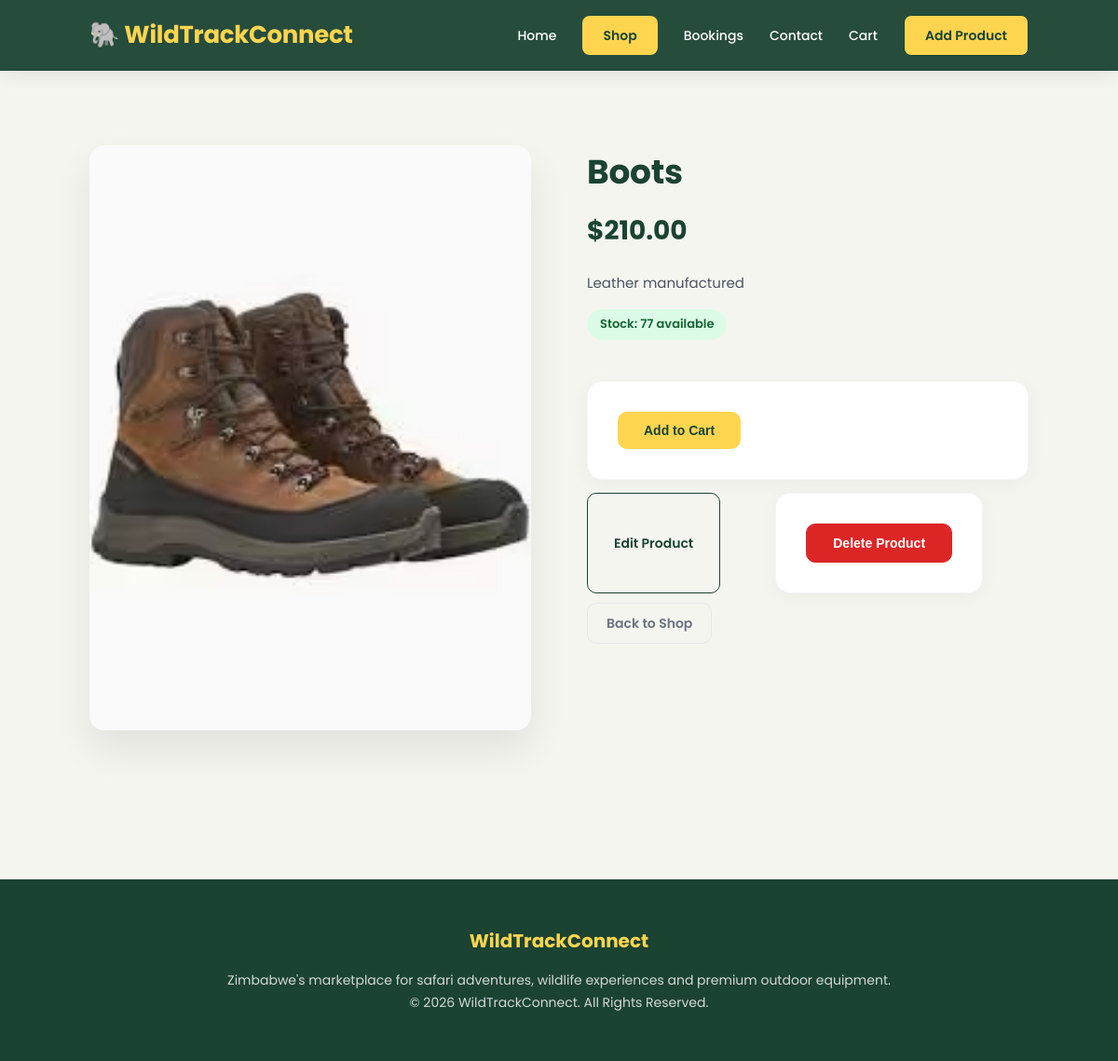
Screenshot of /products/14/ with the database file from the repository.
### store/models.py (models this page shows, shortened)
class Product(models.Model):
    CATEGORY_CHOICES = [
        ('accommodation', 'Safari Accommodation'),
        ('game_drives', 'Game Drives'),
        ('camping', 'Camping Equipment'),
        ('photography', 'Photography Equipment'),
        ('hunting', 'Hunting Equipment'),
        ('drones', 'Monitoring Drones'),
    ]
    name = models.CharField(max_length=255)
    description = models.TextField(blank=True)
    price = models.DecimalField(max_digits=10, decimal_places=2)
    stock = models.PositiveIntegerField(default=0)
    image = models.ImageField(upload_to='products/', blank=True, null=True)
    category = models.CharField(max_length=50, choices=CATEGORY_CHOICES, blank=True)

### store/views.py (the view)
# urls.py: path('products/<int:product_id>/', views.product_detail, name='product_detail'),
def product_detail(request, product_id):
    product = get_object_or_404(Product, id=product_id)
    return render(request, 'store/product_detail.html', {'product': product})

### store/templates/store/product_detail.html (shortened to what this page needs)
{% extends 'store/base.html' %}
{% load static %}
{% block content %}
<div class="product-details">
    {% if product.image %}
        <img src="{{ product.image.url }}" alt="{{ product.name }}">
    {% else %}
        <img src="{% static 'img/placeholder.svg' %}" alt="{{ product.name }}">
    {% endif %}
    <div class="product-info">
        <h1>{{ product.name }}</h1>
        <div class="price">${{ product.price }}</div>
        <p>{{ product.description }}</p>
        <span class="stock">Stock: {{ product.stock }} available</span>
        <form method="post" action="{% url 'add_to_cart' product.id %}" style="margin-top:20px;">
            <button type="submit" class="btn">Add to Cart</button>
        </form>
        <div style="display:flex; gap:10px; margin-top:14px; flex-wrap:wrap;">
            <a href="{% url 'edit_product' product.id %}" class="btn secondary">Edit Product</a>
            <form method="post" action="{% url 'delete_product' product.id %}" onsubmit="return confirm('Are you sure you want to delete this product?');">
                <button type="submit" class="btn danger">Delete Product</button>
            </form>
            <a href="{% url 'products' %}" class="btn ghost">Back to Shop</a>
        </div>
    </div>
</div>
{% endblock %}

### store/static/css/style.css (style rules this page uses)
* { margin:0; padding:0; box-sizing:border-box; }
html { scroll-behavior:smooth; }
body { font-family:'Poppins',sans-serif; background:#f5f5f0; color:#333; line-height:1.6; }
a { text-decoration:none; }
.btn { display:inline-flex; align-items:center; justify-content:center; background:#FFD54F; color:#1b4332; padding:12px 28px; border-radius:10px; font-weight:600; transition:all 0.2s ease; font-size:14px; border:none; cursor:pointer; text-decoration:none; gap:8px; }
.secondary { background:transparent; color:#1b4332; border:1.5px solid #1b4332; }
.danger { background:#dc2626; color:white; border:1.5px solid #dc2626; }
.ghost { background:transparent; color:#6b7280; border:1.5px solid #e5e7eb; padding:10px 20px; }
.product-details { display:grid; grid-template-columns:1fr 1fr; gap:60px; padding:80px 8%; max-width:1200px; margin:0 auto; }
.product-details img { width:100%; border-radius:16px; box-shadow:0 20px 40px rgba(0,0,0,0.08); }
.product-info h1 { font-size:36px; color:#1b4332; font-weight:700; margin:0 0 12px; letter-spacing:-0.3px; }
.product-info .price { font-size:28px; font-weight:700; color:#1b4332; margin-bottom:20px; }
.product-info p { color:#4b5563; line-height:1.7; margin-bottom:16px; font-size:15px; }
.product-info .stock { display:inline-flex; align-items:center; gap:6px; background:#dcfce7; color:#166534; padding:6px 14px; border-radius:20px; font-size:13px; font-weight:600; margin-bottom:24px; }
form { max-width:700px; margin:auto; background:white; padding:32px; border-radius:16px; box-shadow:0 4px 20px rgba(0,0,0,0.04); border:1px solid rgba(0,0,0,0.04); }
form button { border:none; cursor:pointer; }

### rows the page displays
Product: image (picture), name "Boots", price "210.00", description "Leather manufactured", stock "77"
